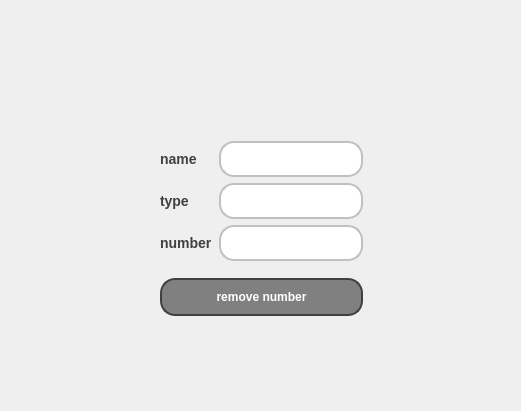
<?xml version="1.0" encoding="UTF-8"?>
<ui version="4.0">
 <class>removing_number</class>
 <widget class="QDialog" name="removing_number">
  <property name="geometry">
   <rect>
    <x>0</x>
    <y>0</y>
    <width>521</width>
    <height>411</height>
   </rect>
  </property>
  <property name="windowTitle">
   <string>Dialog</string>
  </property>
  <widget class="QWidget" name="layoutWidget">
   <property name="geometry">
    <rect>
     <x>160</x>
     <y>130</y>
     <width>203</width>
     <height>197</height>
    </rect>
   </property>
   <layout class="QVBoxLayout" name="verticalLayout_3">
    <item>
     <layout class="QHBoxLayout" name="horizontalLayout">
      <item>
       <layout class="QVBoxLayout" name="verticalLayout_2">
        <item>
         <widget class="QLabel" name="label">
          <property name="styleSheet">
           <string notr="true">QLabel {
    color: #404040; /* Text color */
    font-family: &quot;Arial&quot;, sans-serif; /* Replace with your preferred font family */
    font-size: 14px; /* Font size */
    font-weight: bold; /* Bold text */
}
</string>
          </property>
          <property name="text">
           <string>name</string>
          </property>
         </widget>
        </item>
        <item>
         <widget class="QLabel" name="label_2">
          <property name="styleSheet">
           <string notr="true">QLabel {
    color: #404040; /* Text color */
    font-family: &quot;Arial&quot;, sans-serif; /* Replace with your preferred font family */
    font-size: 14px; /* Font size */
    font-weight: bold; /* Bold text */
}
</string>
          </property>
          <property name="text">
           <string>type</string>
          </property>
         </widget>
        </item>
        <item>
         <widget class="QLabel" name="label_3">
          <property name="autoFillBackground">
           <bool>false</bool>
          </property>
          <property name="styleSheet">
           <string notr="true">QLabel {
    color: #404040; /* Text color */
    font-family: &quot;Arial&quot;, sans-serif; /* Replace with your preferred font family */
    font-size: 14px; /* Font size */
    font-weight: bold; /* Bold text */
}
</string>
          </property>
          <property name="text">
           <string>number</string>
          </property>
         </widget>
        </item>
       </layout>
      </item>
      <item>
       <layout class="QVBoxLayout" name="verticalLayout">
        <item>
         <widget class="QLineEdit" name="lineEdit_name">
          <property name="styleSheet">
           <string notr="true">QLineEdit {
    background-color: #FFFFFF; /* Default background color */
    border: 2px solid #C0C0C0; /* Border color */
    border-radius: 15px; /* Curved corners */
    color: #404040; /* Text color */
    padding: 8px; /* Padding for content */
    box-shadow: 2px 2px 5px rgba(0, 0, 0, 0.5); /* Shadow effect */
    font-weight: bold; /* Set font to bold */
}

QLineEdit:hover {
    background-color: #F0F0F0; /* Lighter background color on hover */
    border: 2px solid #A0A0A0; /* Darker border on hover */
}

QLineEdit:focus {
    border: 2px solid #606060; /* Even darker border when focused */
}
</string>
          </property>
         </widget>
        </item>
        <item>
         <widget class="QLineEdit" name="lineEdit_type">
          <property name="styleSheet">
           <string notr="true">QLineEdit {
    background-color: #FFFFFF; /* Default background color */
    border: 2px solid #C0C0C0; /* Border color */
    border-radius: 15px; /* Curved corners */
    color: #404040; /* Text color */
    padding: 8px; /* Padding for content */
    box-shadow: 2px 2px 5px rgba(0, 0, 0, 0.5); /* Shadow effect */
    font-weight: bold; /* Set font to bold */
}

QLineEdit:hover {
    background-color: #F0F0F0; /* Lighter background color on hover */
    border: 2px solid #A0A0A0; /* Darker border on hover */
}

QLineEdit:focus {
    border: 2px solid #606060; /* Even darker border when focused */
}
</string>
          </property>
         </widget>
        </item>
        <item>
         <widget class="QLineEdit" name="lineEdit_number">
          <property name="styleSheet">
           <string notr="true">QLineEdit {
    background-color: #FFFFFF; /* Default background color */
    border: 2px solid #C0C0C0; /* Border color */
    border-radius: 15px; /* Curved corners */
    color: #404040; /* Text color */
    padding: 8px; /* Padding for content */
    box-shadow: 2px 2px 5px rgba(0, 0, 0, 0.5); /* Shadow effect */
    font-weight: bold; /* Set font to bold */
}

QLineEdit:hover {
    background-color: #F0F0F0; /* Lighter background color on hover */
    border: 2px solid #A0A0A0; /* Darker border on hover */
}

QLineEdit:focus {
    border: 2px solid #606060; /* Even darker border when focused */
}
</string>
          </property>
         </widget>
        </item>
       </layout>
      </item>
     </layout>
    </item>
    <item>
     <widget class="QPushButton" name="pushButton_remove_number">
      <property name="styleSheet">
       <string notr="true">QPushButton {
    background-color: #808080; /* Default button color (gray) */
    border: 2px solid #404040; /* Border color darker than the button color */
    border-radius: 15px; /* Curved corners */
    color: white; /* Text color */
    padding: 10px 20px; /* Padding for content */
    box-shadow: 2px 2px 5px rgba(0, 0, 0, 0.5); /* Shadow effect */
    font-weight: bold; /* Set font to bold */
}

QPushButton:hover {
    background-color: #404040; /* Darker color on hover */
}

QPushButton:pressed {
    background-color: #202020; /* Even darker color on click */
    box-shadow: 1px 1px 2px rgba(0, 0, 0, 0.5); /* Adjusted shadow on click */
}
</string>
      </property>
      <property name="text">
       <string>remove number</string>
      </property>
     </widget>
    </item>
   </layout>
  </widget>
 </widget>
 <resources/>
 <connections/>
</ui>
